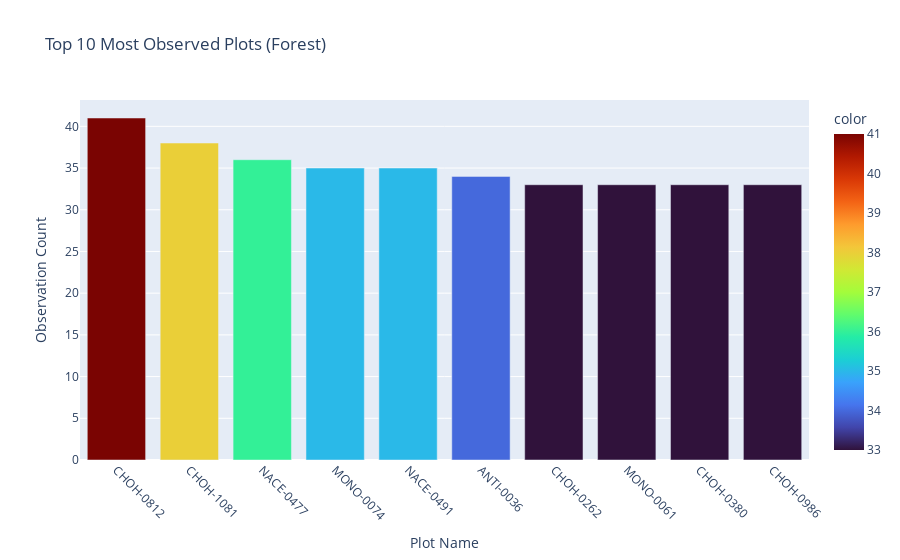

Notebook code cell kept with this figure:
### Markdown cell above
Visualization Plot

### Code cell
# Forest plot

import plotly.express as px

# Create the bar chart for Forest using Plotly
fig = px.bar(
    x=forest_top_plots.index,
    y=forest_top_plots.values,
    labels={'x': 'Plot Name', 'y': 'Observation Count'},
    title="Top 10 Most Observed Plots (Forest)",
    color=forest_top_plots.values,
    color_continuous_scale="Turbo"  # Bright palette
)

fig.update_layout(
    xaxis_tickangle=45,  # Rotate x-axis labels
)

fig.show()

### Figure 1 — Plotly figure (JSON) as saved in the notebook; plotly's stock layout.template omitted (floating-point values rounded to 4 significant figures)
{"data": [{"alignmentgroup": "True", "hovertemplate": "Plot Name=%{x}<br>Observation Count=%{y}<br>color=%{marker.color}<extra></extra>", "legendgroup": "", "marker": {"color": [41, 38, 36, 35, 35, 34, 33, 33, 33, 33], "coloraxis": "coloraxis", "pattern": {"shape": ""}}, "name": "", "offsetgroup": "", "orientation": "v", "showlegend": false, "textposition": "auto", "type": "bar", "x": ["CHOH-0812", "CHOH-1081", "NACE-0477", "MONO-0074", "NACE-0491", "ANTI-0036", "CHOH-0262", "MONO-0061", "CHOH-0380", "CHOH-0986"], "xaxis": "x", "y": [41, 38, 36, 35, 35, 34, 33, 33, 33, 33], "yaxis": "y"}], "layout": {"barmode": "relative", "coloraxis": {"colorbar": {"title": {"text": "color"}}, "colorscale": [[0, "#30123b"], [0.07143, "#4145ab"], [0.1429, "#4675ed"], [0.2143, "#39a2fc"], [0.2857, "#1bcfd4"], [0.3571, "#24eca6"], [0.4286, "#61fc6c"], [0.5, "#a4fc3b"], [0.5714, "#d1e834"], [0.6429, "#f3c63a"], [0.7143, "#fe9b2d"], [0.7857, "#f36315"], [0.8571, "#d93806"], [0.9286, "#b11901"], [1, "#7a0402"]]}, "legend": {"tracegroupgap": 0}, "title": {"text": "Top 10 Most Observed Plots (Forest)"}, "xaxis": {"anchor": "y", "domain": [0, 1], "tickangle": 45, "title": {"text": "Plot Name"}}, "yaxis": {"anchor": "x", "domain": [0, 1], "title": {"text": "Observation Count"}}}}
